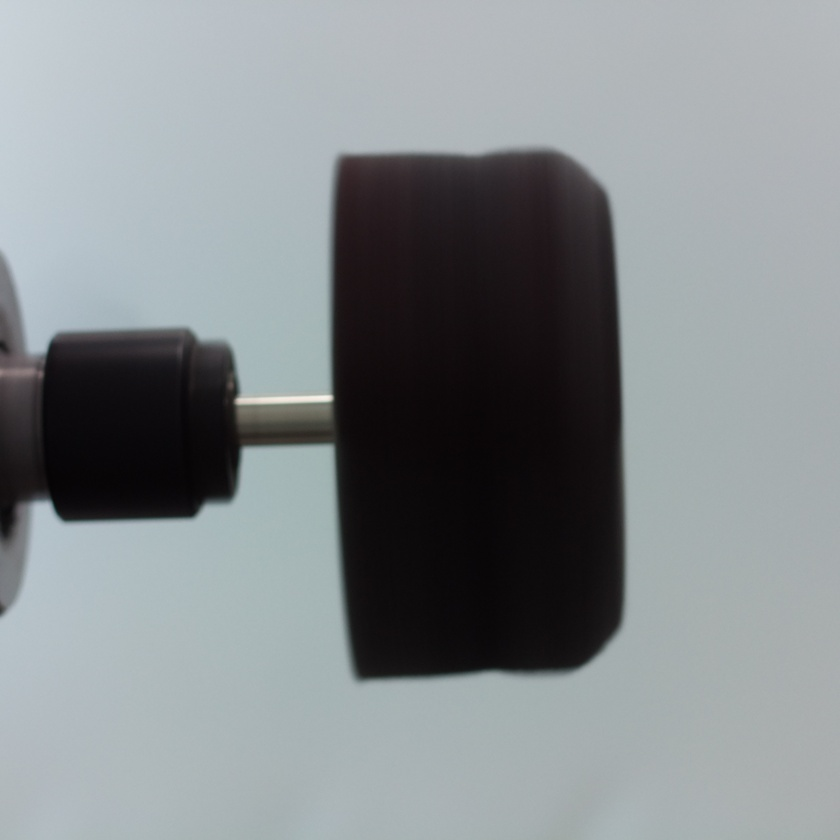
#> input picture image129.jpeg, 840 x 840 px, shrunk from 2000 x 2000 before the run, found by its file name
$ python rbgtobinary.py
#> lines starting #> are read from the running program, lines starting #| are printed output that depends on the picture; after the words box and inside, x2 and y2 are one past the last pixel; in counts of white or black regions, pixels touching at a corner belong together
import cv2

# Load the RGB image
image = cv2.imread('/home/junaidali/catkin_ws/src/hiwiifpt/image129.jpeg')
#> image is the input picture: shape (840, 840, 3); mean B, G, R 140.6, 138.1, 132.4

# Convert the image to grayscale
gray = cv2.cvtColor(image, cv2.COLOR_BGR2GRAY)

# Apply binary thresholding
_, binary = cv2.threshold(gray, 127, 255, cv2.THRESH_BINARY)
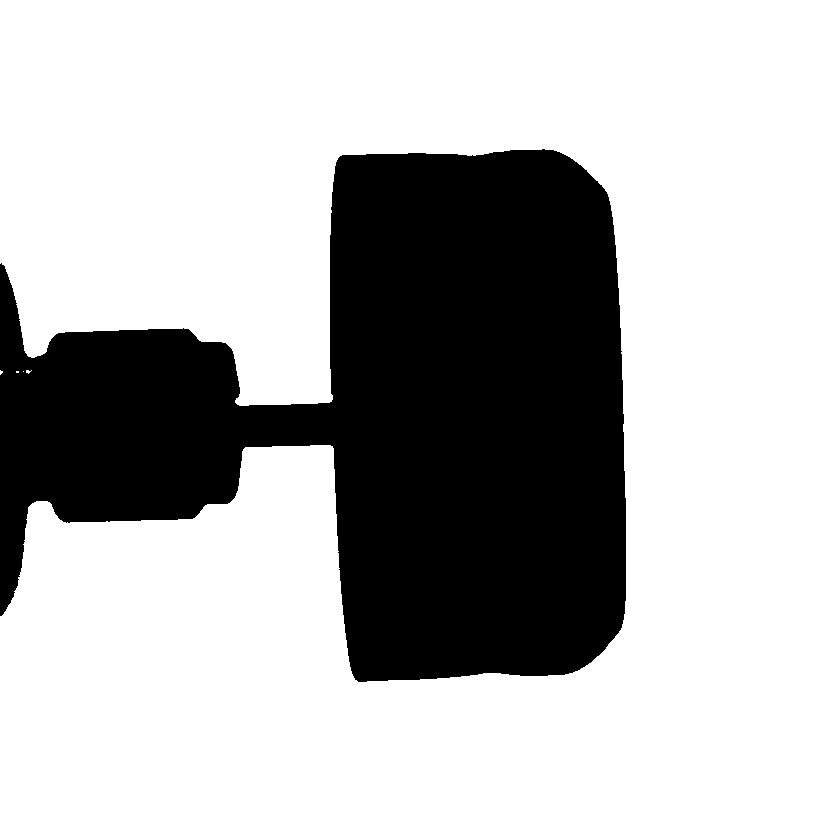
#> binary: shape (840, 840); 72.1% white; 1 black region, box (x1, y1, x2, y2) and area: (0, 149, 626, 682) 197079

# Display the binary image
cv2.imshow('Binary Image', binary)
cv2.waitKey(0)
cv2.destroyAllWindows()

# Save the binary image
cv2.imwrite('binary_image.jpeg', binary)
